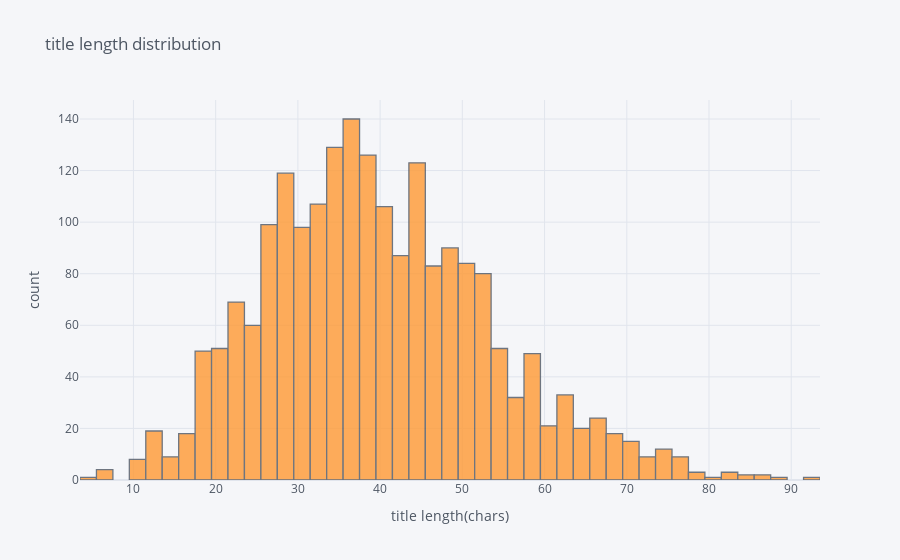

Here is the notebook cell this chart was saved with:
### Markdown cell above
## Distribution of the Title Text Legth and Word Length

### Code cell
df['title_len'].iplot(kind = 'hist',bins = 50,  xTitle = 'title length(chars)', yTitle = 'count', title = 'title length distribution')

### Figure 1 — Plotly figure (JSON) as saved in the notebook; plotly's stock layout.template omitted (floating-point values rounded to 4 significant figures; data arrays with more than 128 entries replaced by an {"elided": "..."} marker saying what was removed)
{"data": [{"histfunc": "count", "histnorm": "", "marker": {"color": "rgba(255, 153, 51, 1.0)", "line": {"color": "#4D5663", "width": 1.3}}, "name": "title_len", "nbinsx": 50, "opacity": 0.8, "orientation": "v", "type": "histogram", "x": {"elided": "2066 int values"}}], "layout": {"barmode": "overlay", "legend": {"bgcolor": "#F5F6F9", "font": {"color": "#4D5663"}}, "paper_bgcolor": "#F5F6F9", "plot_bgcolor": "#F5F6F9", "title": {"font": {"color": "#4D5663"}, "text": "title length distribution"}, "xaxis": {"gridcolor": "#E1E5ED", "showgrid": true, "tickfont": {"color": "#4D5663"}, "title": {"font": {"color": "#4D5663"}, "text": "title length(chars)"}, "zerolinecolor": "#E1E5ED"}, "yaxis": {"gridcolor": "#E1E5ED", "showgrid": true, "tickfont": {"color": "#4D5663"}, "title": {"font": {"color": "#4D5663"}, "text": "count"}, "zerolinecolor": "#E1E5ED"}}}
